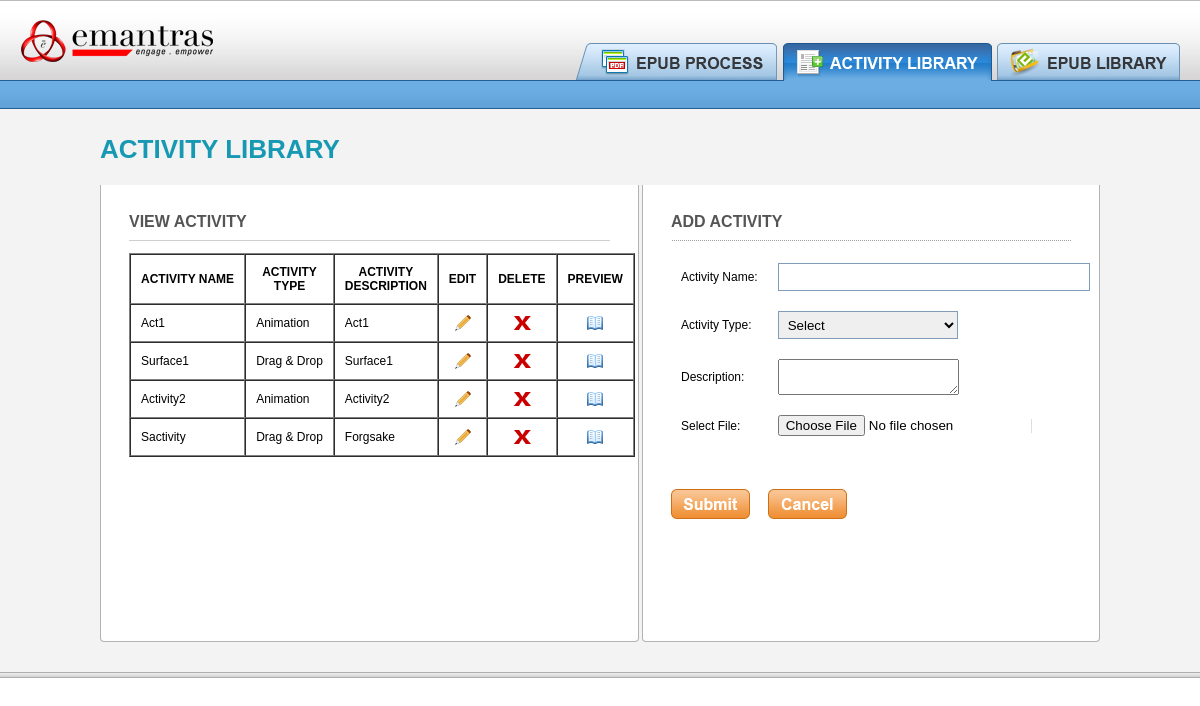
The app's page /activitylibraryview.php with its own data.
### tables this page shows
CREATE TABLE `activitylibrary` (
  `activityId` int(11) NOT NULL AUTO_INCREMENT,
  `activityName` varchar(250) DEFAULT NULL,
  `activityType` varchar(250) DEFAULT NULL,
  `activityDesc` varchar(250) DEFAULT NULL,
  `activityFile` varchar(250) DEFAULT NULL,
  `activityFolder` varchar(250) DEFAULT NULL,
  PRIMARY KEY (`activityId`)
);

### activitylibraryview.php (the view, shortened to what this page needs)
<?php
$limit                                  =               PAGE_PER_COUNT;
$page                                   =               $_GET['page'];
if($page)
    $start                              =               ($page - 1) * $limit;
else
    $start                              =               0;
$dataquery				=		"SELECT activityId,activityName,activityType,activityDesc,activityFile,activityFolder FROM ".ACTIVITY_LIBRARY." LIMIT $start, $limit";
$dataresquery                           =		mysql_query($dataquery) or die(mysql_error());
$datanor				=		mysql_num_rows($dataresquery);
require_once("header.php");
?>
    <div class="titleStrip">Activity Library</div>
    <div>
        <div class="floatLeft">
            <div class="ePubViewFrmBox">
                <form name="activityform" id="activityform" method="post" action="" enctype="multipart/form-data">
                <h2>View Activity</h2>
                    <table width="100%" border="1" cellpadding="10" cellspacing="0" class="frmTbl">
                    <tr>
                        <td class="aligncenter elementNowrap boldText">ACTIVITY NAME</td>
                        <td class="aligncenter boldText">ACTIVITY TYPE</td>
                        <td class="aligncenter boldText">ACTIVITY DESCRIPTION</td>
                        <td class="aligncenter boldText">EDIT</td>
                        <td class="aligncenter boldText">DELETE</td>
                        <td class="aligncenter boldText">PREVIEW</td>
                    </tr>
                    <?php if($datanor > 0) {
                    while($datarow  =  mysql_fetch_object($dataresquery)) {  ?>
                    <tr>
                        <td ><?php echo ucfirst($datarow->activityName); ?></td>
                        <td class="elementNowrap"><?php if($datarow->activityType == dragdrop) {
                        echo "Drag & Drop";
                        } elseif($datarow->activityType == animatype) {
                        echo "Animation";
                        } elseif($datarow->activityType == videotype) {
                        echo "Video";
                        } else {
                        echo "Slide Show";
                        } ?></td>
                        <td <?php if($datarow->activityDesc == '-') { ?> class="aligncenter" <?php } ?> ><?php echo ucfirst($datarow->activityDesc); ?></td>
                        <td class="aligncenter"><a href="javascript:void(0);" onclick="activityEdit('<?php echo base64_encode($datarow->activityId); ?>');" class="notextdec activityedit" ><img src="images/edit.png" alt="EDIT" border="0" title="Edit"/></a><span style="display:none;"><?php echo base64_encode($datarow->activityId); ?></span></td>
                        <td class="activitydelete aligncenter" ><a href="javascript:void(0);" onclick="activityDelete('<?php echo $datarow->activityName; ?>','<?php echo base64_encode($datarow->activityId); ?>');" class="notextdec" ><img src="images/delete.png" alt="DELETE" border="0" title="Delete"/></a></td>
                        <td class="activitypreview aligncenter" ><a href="javascript:void(0);" onclick="actpreviewShow('<?php echo base64_encode($datarow->activityId); ?>','<?php echo RELATIVE_PATH."/"; ?>');" class="notextdec" ><img src="images/preview.png" alt="PREVIEW" border="0" title="Preview"/></a><span style="display:none;"><?php echo base64_encode($datarow->activityId); ?></span></td>
                    </tr>
                    <?php } }  else { ?>
                        <tr>
                        <td class="aligncenter" colspan="6">NO RECORDS FOUND</td>
                    </tr>
                    <?php } ?>
                    </table>
                </form>
                <div class="frmBottomLeft"></div>
                <div class="frmBottomRight"></div>
                </div>
        </div>
        <div class="floatRight">
            <div class="ePubAddFrmBox">
                <form name="activityaddform" id="activityaddform" method="post" action="" enctype="multipart/form-data">
                    <h2>Add Activity</h2>
                    <table width="100%" border="0" cellpadding="10" cellspacing="0" class="frmTbl">
                    <tr>
                        <td class="elementNowrap">Activity Name:</td>
                        <td><label>
                        <input type="text" name="activityname" id="activityname" class="inputField ActivityNameInput" maxlength="20"/>
                        </label></td>
                    </tr>
                    <tr>
                        <td width="13%">Activity Type:</td>
                        <td width="87%"><label>
                        <select name="activitytype" id="activitytype" class="selectField selectFieldWidth1">
                            <option value='' class="inputGrayText">Select</option>
                        </select>
                        </label></td>
                    </tr>
                    <tr>
                        <td>Description:</td>
                        <td>
                            <textarea name="actdesc" id="actdesc" maxlength="100"></textarea>
                        </td>
                    </tr>
                    <tr>
                        <td width="13%">Select File:</td>
                        <td width="87%"><label></label>
                        <span class="vborder">
                        <input type="file" name="actfile" id="actfile" />
                        </span></td>
                    </tr>
                    </table>
            <br />
            <input type="image" src="images/btn_submit.jpg" name="actsubmit" id="actsubmit" value="Submit" border="0" title="Submit Activity" alt="Submit"/>
            <a id="resetclick" class="cursorhand"><img src="images/btn_cancel.jpg" alt="Cancel" border="0" title="Cancel"/></a>
                </form>
                <div class="frmBottomLeft"></div>
                <div class="frmBottomRight"></div>
           </div>
        </div>
    </div>
  </div>
</div>
<?php
require_once("footer.php");
?>

### header.php (shortened to what this page needs)
<!DOCTYPE html PUBLIC "-//W3C//DTD XHTML 1.0 Transitional//EN" "http://www.w3.org/TR/xhtml1/DTD/xhtml1-transitional.dtd">
<html xmlns="http://www.w3.org/1999/xhtml">
<head>
<link href="css/style.css" rel="stylesheet" type="text/css" />
</head>
<body onload="MM_preloadImages('images/epub_process_active.jpg','images/active_library_active.jpg','images/epub_library_active.jpg')">
<div class="topStriip">
  <div class="logo"><img src="images/logo.jpg" width="193" height="42" alt="Emantras" title="Emantras"/></div>
  <div class="menu">
      <?php $scriptName         =       $_SERVER["SCRIPT_NAME"];
            $excludeFolder      =       explode('/', $scriptName);
            $fileName           =       $excludeFolder[count($excludeFolder) - 1];
            if($fileName == 'index.php' || $fileName == 'epub_activity.php' || $fileName == 'publish.php') {
                $epubProcess    =   "images/epub_process_active.jpg";
            } else {
                $epubProcess    =   "images/epub_process.jpg";
            }
            if($fileName == 'activitylibrary.php' || $fileName == 'activitylibraryadd.php' || $fileName == 'activitylibraryview.php' || $fileName == 'activitylibraryedit.php') {
                $activityLibrary    =   "images/active_library_active.jpg";
            } else {
                $activityLibrary    =   "images/active_library.jpg";
            }
            if($fileName == 'epublibrary.php' || $fileName == 'epubeditview.php') {
                $epubLibrary    =   "images/epub_library_active.jpg";
            } else {
                $epubLibrary    =   "images/epub_library.jpg";
            }
      ?>
      <a href="index.php" onmouseout="MM_swapImgRestore()" onmouseover="MM_swapImage('Image2','','images/epub_process_active.jpg',1)"><img src="<?php echo $epubProcess; ?>" name="Image2" width="201" height="38" border="0" id="Image2" alt="EPUB Process" title="EPUB Process"/></a>
      <a href="activitylibraryview.php" onmouseout="MM_swapImgRestore()" onmouseover="MM_swapImage('Image3','','images/active_library_active.jpg',1)"><img src="<?php echo $activityLibrary; ?>" name="Image3" width="209" height="38" border="0" id="Image3" alt="Activity Library" title="Activity Library"/></a>
      <a href="epublibrary.php" onmouseout="MM_swapImgRestore()" onmouseover="MM_swapImage('Image4','','images/epub_library_active.jpg',1)"><img src="<?php echo $epubLibrary; ?>" name="Image4" width="183" height="38" border="0" id="Image4" alt="EPUB Library" title="EPUB Library" /></a></div>
</div>
<div class="blueStrip"></div>
<div class="bodyContent">
  <div class="bodyBox">

### footer.php
<div class="footerStrip"></div>
</body>
</html>

### css/style.css (style rules this page uses)
.cursorhand { cursor:pointer; cursor:hand; }
.elementNowrap { white-space: nowrap; }
.floatLeft { float:left; }
.floatRight { float:right; }
.ePubAddFrmBox { width:400px; height: 400px; border:1px solid #b3b3b3; border-top:0px; position:relative; background:#ffffff; padding:28px; }
.ePubViewFrmBox { width:481px; height: 400px; border:1px solid #b3b3b3; border-top:0px; position:relative; background:#ffffff; padding:28px; }
.aligncenter { text-align: center; }
.notextdec { text-decoration: none; }
body { margin:0px; font-family:Arial, Helvetica, sans-serif; }
.boldText { font-weight:bold; }
a, a img { outline:none; }
h2 { font-size:16px; font-weight:bold; text-transform:uppercase; color:#555555; background:url(../images/dotted_line.png) repeat-x bottom; margin:0px; padding:0 0 10px 0; }
.selectField { border:1px solid #7f9db9; height:28px; padding:5px 5px 5px 5px; }
.selectFieldWidth1 { width:180px; }
.inputField { border:1px solid #7f9db9; height:16px; padding:5px 5px 5px 5px; }
.inputGrayText { color:#aaaaaa !important; }
.topStriip { background: #d6d6d6 url(../images/top_stripbg.jpg) repeat-x; height:81px; }
.logo { float:left; width:193px; height:42px; margin:20px 0 0 20px; }
.menu { float:right; height:38px; margin-top:43px; margin-right:20px; }
.menu img { margin-left:1px; }
.blueStrip { background:#61a2d8 url(../images/blue_strip.jpg) repeat-x; height:28px; }
.bodyContent { background:#f3f3f3; padding-bottom:30px; }
.bodyBox { width:1000px; margin:0 auto; }
.titleStrip { margin:0 auto; padding:25px 0 20px 0; color:#1799b3; text-transform:uppercase; font-size:26px; font-weight:bold; }
.frmBottomLeft, .frmBottomRight { width:5px; height:5px; position:absolute; bottom:-1px; }
.frmBottomLeft { background:url(../images/frm_bottom_curveleft.png) no-repeat; left:-1px; }
.frmBottomRight { background:url(../images/frm_bottom_curveright.png) no-repeat; right:-1px; }
.frmTbl { font-size:12px; margin:12px 0 25px 0; }
.ActivityNameInput { width: 300px; }
.vborder { border-right:1px solid #dedede; line-height:20px; }
.footerStrip { background:#d6d6d6 url(../images/footer_bg.jpg) repeat-x; height:6px; }

### records on screen
activitylibrary: activityName "Act1", activityType "Animation", activityDesc "Act1"
activitylibrary: activityName "Surface1", activityType "Drag & Drop", activityDesc "Surface1"
activitylibrary: activityName "Activity2", activityType "Animation", activityDesc "Activity2"
activitylibrary: activityName "Sactivity", activityType "Drag & Drop", activityDesc "Forgsake"
